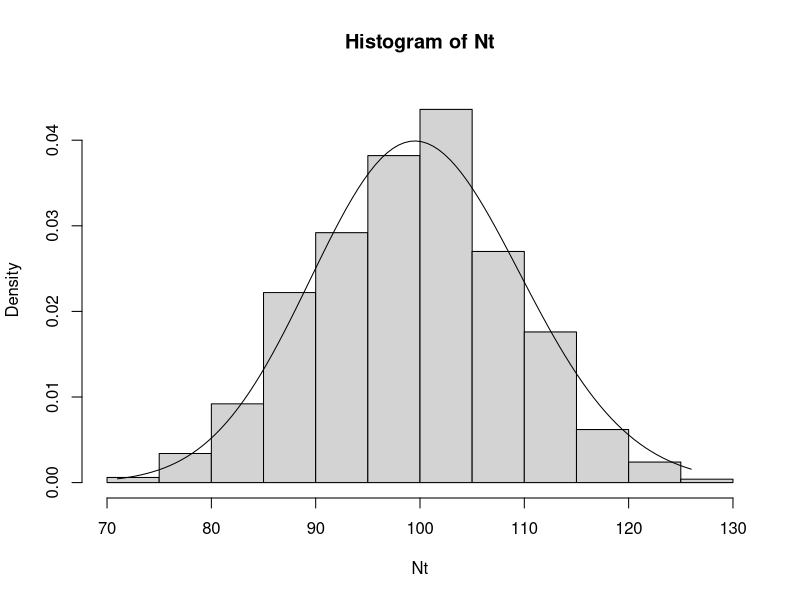
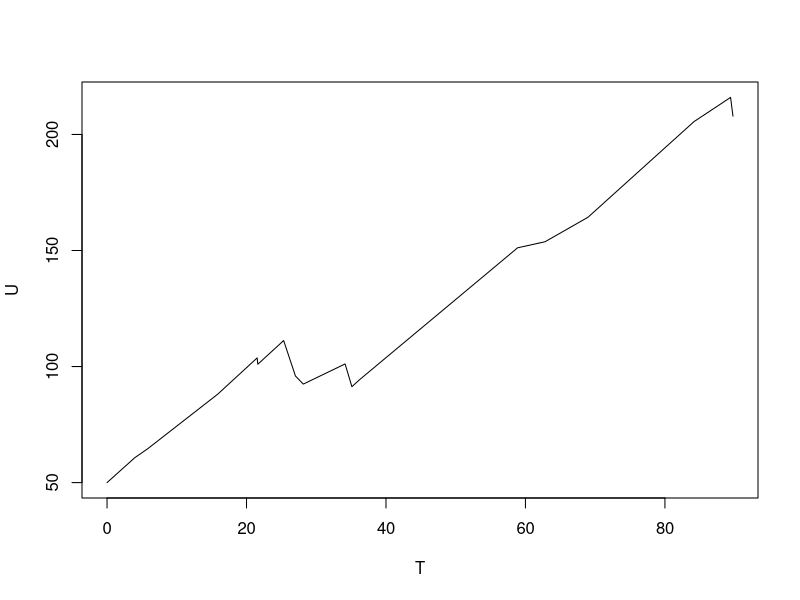
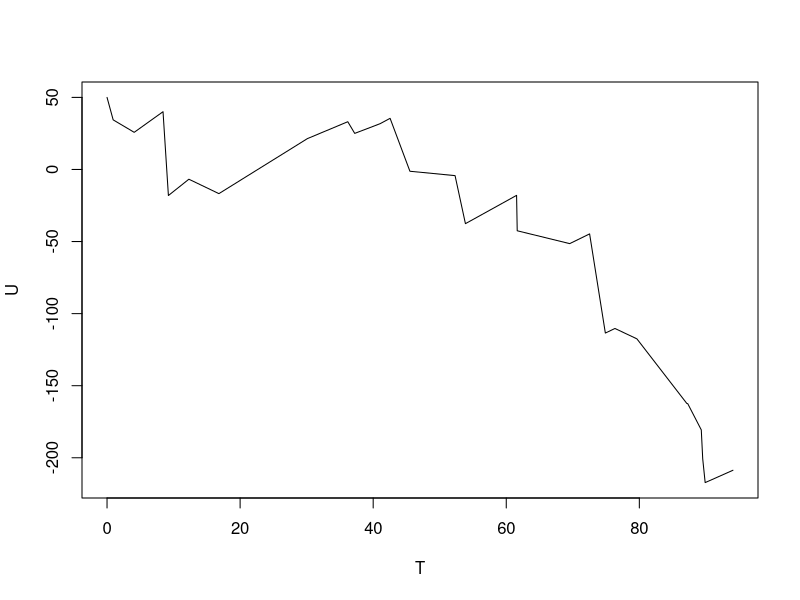

Write R code to recreate these figures, in order.
## Лабораторная работа №7

## 1. Реализовать 1000 случайных величин 𝑁𝑡 при фиксированном значении 𝑡 = 50, 𝜆 = 2. ----

t = 50; lambda = 2

n = 1000
Nt = array(dim=n)

i = 1
repeat {
  count = 0
  tau = c()
  repeat {
    tau = c(tau,rexp(1,lambda))
    if (sum(tau)<=t) count = count + 1
    else break
  }
  Nt[i] = count
  if(i==n) break
  i = i + 1
}
Nt

## 2. Построить гистограмму реализованной последовательности и наложить ----
## на гистограмму график (13).

f_pois <- function(x,lambda,t) {
  res = (lambda*t)^x/factorial(x)*exp(-lambda*t)
  return(res)
}

hist(Nt,freq=FALSE,ylim=c(0,0.045))
curve(f_pois(x,lambda,t),xlim=c(min(Nt),max(Nt)),add=TRUE)

## 3. Реализовать процесс (12) до фиксированного момента времени 𝑡𝑚𝑎𝑥 и ----
## построить его график.

u_f <- function(c,lambda,m,U0,tmax) {
  U = U0
  T = 0
  u_prev = U0
  sum_tau = 0
  repeat {
    tau = rexp(1,lambda)
    sum_tau = sum_tau + tau
    if(sum_tau>tmax) break
    T = c(T,sum_tau)
    X = rexp(1,1/m)
    u_prev = u_prev + c*tau - X
    U = c(U,u_prev)
  }
  return(cbind.data.frame(U,T))
}

## (a) 𝑈0 = 50, условие (15) выполнено:
U0 = 50
c = 3; lambda = 0.2; m = 8
ro = c/(lambda*m) - 1
ro
tmax = 100

UT = u_f(c,lambda,m,U0,tmax)
U = UT$U; U
T = UT$T; T

plot(T,U,type='l')

# (b) 𝑈0 = 50, условие (15) не выполнено:
c = 4; lambda = 0.25; m = 20
ro = c/(lambda*m) - 1
ro

UT = u_f(c,lambda,m,U0,tmax)
U = UT$U; U
T = UT$T; T

plot(T,U,type='l')

## 4. Рассчитать выборочную вероятность разорения фирмы. ----

N = 1000
tmax = 1000; c = 1; lambda = 0.3
m = 3; U0 = 100

count = 0
for(i in 1:N) {
  U = u_f(c,lambda,m,U0,tmax)$U
  if(min(U)<0) count = count + 1
}

psi_est = 1/N*count
psi_est

# проверка условия
ro = c/(lambda*m) - 1
psi_lim = exp(-1/m*ro/(1+ro)*U0)
psi_lim

# psi_est < psi_lim - условие выполняется
